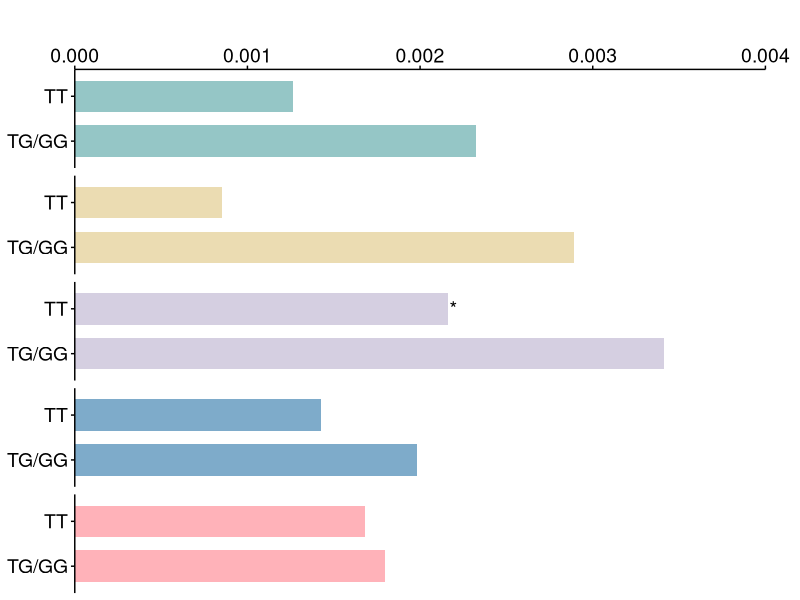

This figure's R source:

library(ggplot2)
library(readxl)

X5 <- read_excel("../data/X5.125718456_G_PE_withouGH.xlsx")
# X11 <- read_excel("../data/X11.125123745_T_PE_withouGH.xlsx")
# X22 <- read_excel("../data/X22.44647223_T_PE_withouGH.xlsx")
# X4 <- read_excel("../data/X4.99614841_T_PE_withouGH.xlsx")
# By replacing different data, you can get their own graphics
X5$significance <- ifelse(X5$adonis.p == 0.001, "***", 
                          ifelse(X5$adonis.p < 0.01, "**", 
                                 ifelse(X5$adonis.p < 0.05, "*", "")))
p1<-ggplot(X5, aes(y = group, x = adonis.r2, fill = micro_type)) +
  geom_bar(stat = "identity", position = position_dodge(width = 0.3), width = 0.7) + 
  geom_text(aes(label = significance), 
            position = position_dodge(width = 0.5), 
            hjust = -0.2, size = 5, color = "black") +  
  scale_fill_manual(values = c("16S" = "#95C6C6", "Taxonomy_g" = "#7EABCA", "Taxonomy_s" = "#FFB2B9", "ITS" = "#ebdcb2", "Metabolites" = "#472D7B3a")) + 
  labs(title = " ", 
       x = NULL, 
       y = NULL,
       fill = " ") +
  theme(
    panel.background = element_rect(fill = "white", color = NA),
    panel.grid = element_blank(),
    text = element_text(size = 18),
    axis.text.x = element_text(angle = 0, hjust = 0.5, color = "black",size = 14), 
    axis.title.x.top = element_text(size = 14, color = "black"),
    axis.ticks.x = element_line(color = "black"),
    axis.text.y = element_text(size = 14, color = "black"),
    axis.title.x.bottom = element_blank(),
    axis.line.x.top = element_line(color = "black"),
    axis.line.y = element_line(color = "black"),
    axis.ticks.y = element_line(color = "black"),
    strip.text = element_blank(),
    strip.background = element_blank(),
    legend.position = "none",  
    legend.justification = c(1, 0), 
    legend.title = element_blank(),  
    legend.box.margin = margin(0, 0, 0, 0),
    plot.margin = margin(t = 5, r = 25, b = 5, l = 5)
  ) +
  scale_x_continuous(position = "top", 
                     limits = c(0, 0.004),  
                     expand = c(0, 0)) + 
  facet_wrap(~ micro_type, scales = "free_y", ncol = 1)

ggsave(
  filename = "X5_PE_cor_new.tiff", 
  plot = p1,             
  width = 6,                     
  height = 3,                   
  units = "in",                  
  dpi = 1000,                    
  device = "tiff"               
)
